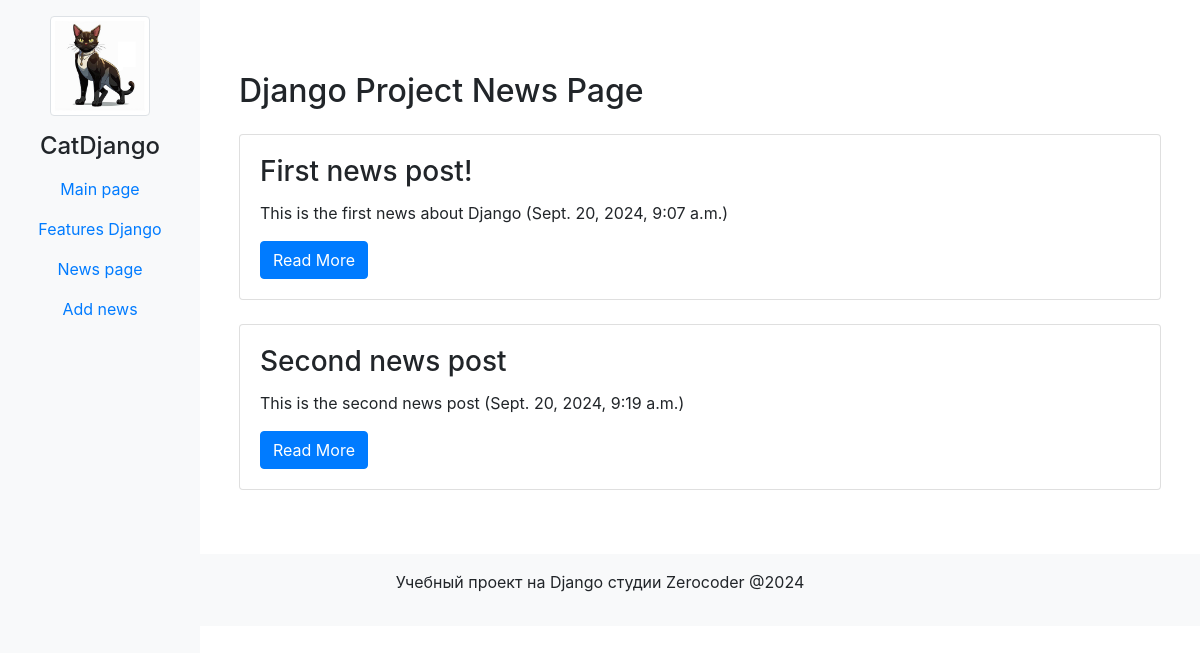
The page /news/ on the database as committed earlier.
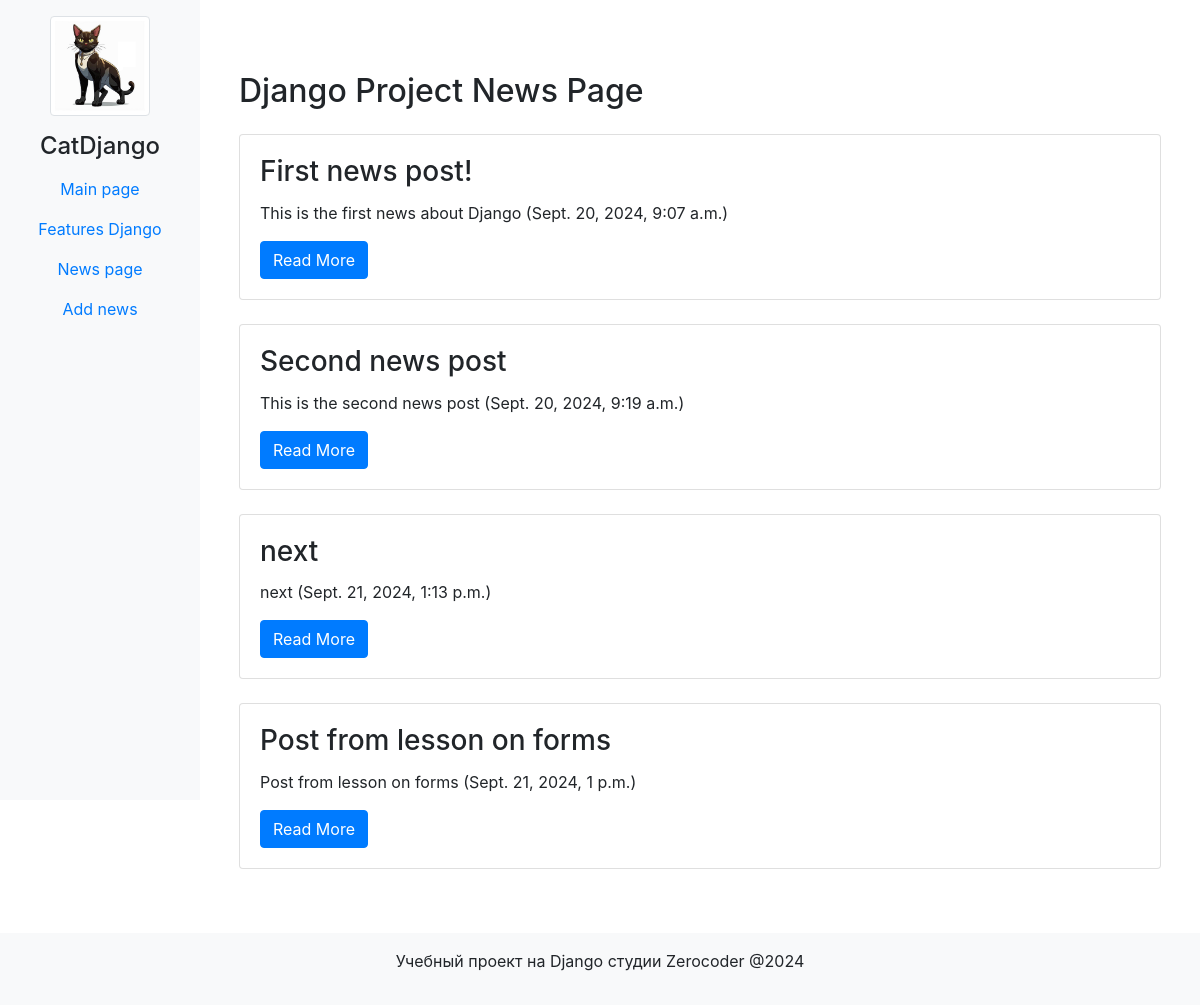
The same page on the database as committed later.
### news/models.py (models this page shows, shortened)
class News_post(models.Model):
    title = models.CharField('News post title', max_length=50)
    short_description = models.CharField('Short news description', max_length=200)
    text = models.TextField('News post text')
    pub_date = models.DateTimeField('Date of publication')
    class Meta:
        verbose_name = 'News post'
        verbose_name_plural = 'News'

### news/views.py (the view)
# urls.py: 2. Add a URL to urlpatterns:  path('', views.home, name='home')
def home(request):
	news = News_post.objects.all()
	return render(request, 'news/news.html', {'news': news})

### news/templates/news/news.html (shortened to what this page needs)
{% extends 'main/layoute.html' %}
{% block content %}
  <div class="container mt-5">
    <h2 class="mb-4">Django Project News Page</h2>
    {% if news %}
      <div class="row">
        {% for new in news %}
          <div class="col-12 mb-4">
            <div class="card">
              <div class="card-body">
                <h3 class="card-title">{{ new.title }}</h3>
                <p class="card-text">{{ new.short_description }} ({{ new.pub_date }})</p>
                <button class="btn btn-primary" onclick="toggleFullText('news-{{ forloop.counter }}')">Read More</button>
              </div>
            </div>
          </div>
        {% endfor %}
      </div>
    {% else %}
      <h4>No news yet</h4>
    {% endif %}
  </div>
{% endblock %}

### main/templates/main/layoute.html (shortened to what this page needs)
{% load static %}
<!doctype html>
<html lang="en">
<head>
    <link rel="stylesheet" href="https://stackpath.bootstrapcdn.com/bootstrap/4.5.2/css/bootstrap.min.css">
    <link rel="stylesheet" href="{% static 'main/css/style.css' %}">
</head>
<body>
    <div class="d-flex">
        <div class="sidebar bg-light d-flex flex-column align-items-center p-3" style="min-width: 200px;">
            <img src="{% static 'main/img/cat.png' %}" alt="a cat on two paws" class="img-fluid img-thumbnail mb-3" width="100">
            <h4>CatDjango</h4>
            <nav class="nav flex-column w-100 text-center">
                <a class="nav-link active" href="{% url 'home' %}">Main page</a>
                <a class="nav-link" href="{% url 'new' %}">Features Django</a>
                <a class="nav-link" href="{% url 'news_home' %}">News page</a>
                <a class="nav-link" href="{% url 'add_news' %}">Add news</a>
            </nav>
        </div>
        <main class="content flex-grow-1">
            <div class="container-fluid p-4">
                {% block content %}
                {% endblock %}
            </div>
        </main>
    </div>
    <footer class="bg-light text-center py-3">
        <p>Учебный проект на Django студии Zerocoder @2024</p>
    </footer>
</body>
</html>

### main/static/main/css/style.css (style rules this page uses)
body, html { height: 100%; margin: 0; }
.sidebar { height: 100vh; position: fixed; width: 200px; }
.content { margin-left: 200px; }

Rows that differ between the two databases and show on the page:
added News_post: title "next", short_description "next", pub_date "Sept. 21, 2024, 1:13 p.m."
added News_post: title "Post from lesson on forms", short_description "Post from lesson on forms", pub_date "Sept. 21, 2024, 1 p.m."
